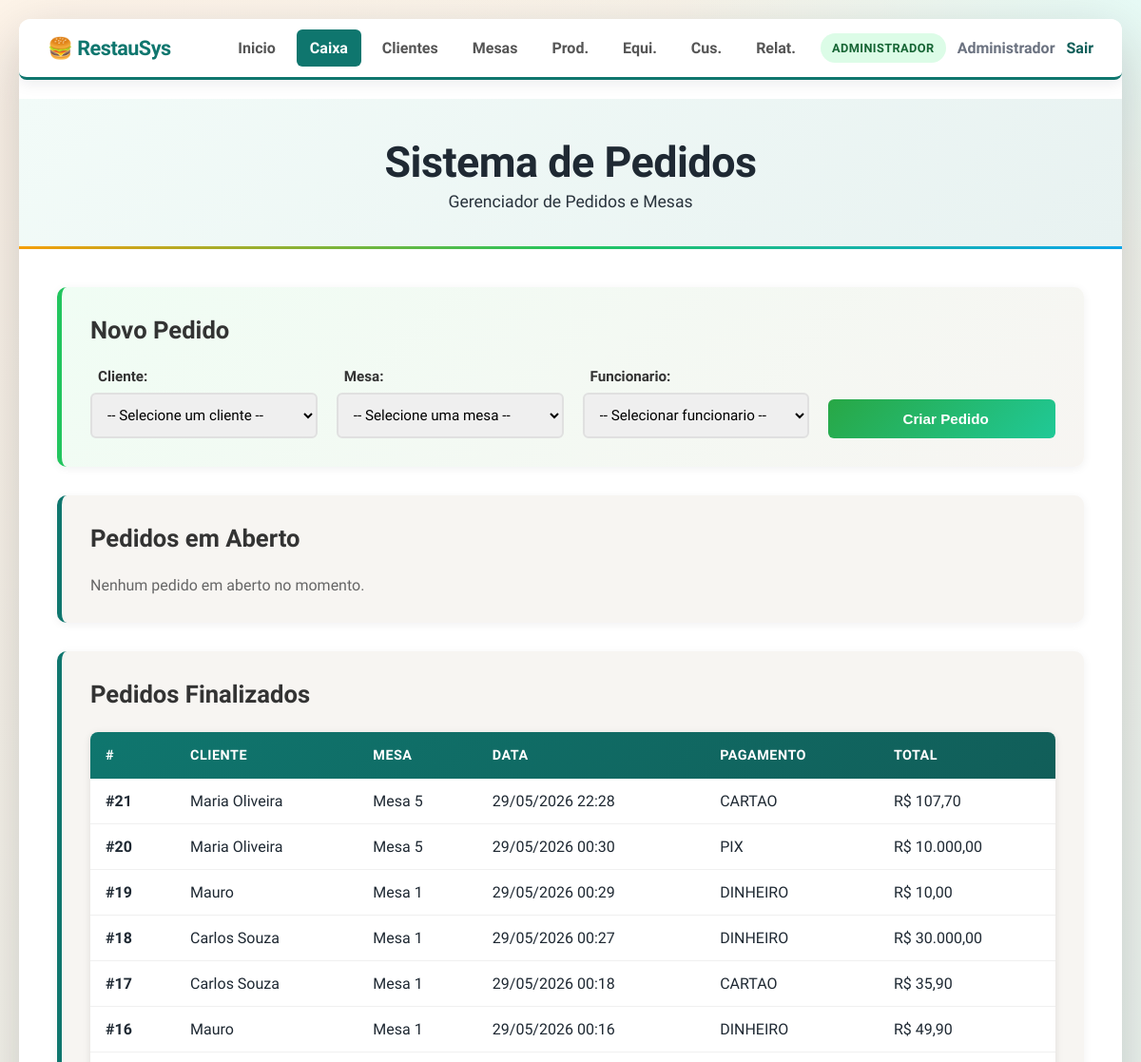
The page /pages/pedidos.php (signed in, upper part) on the database as committed earlier.
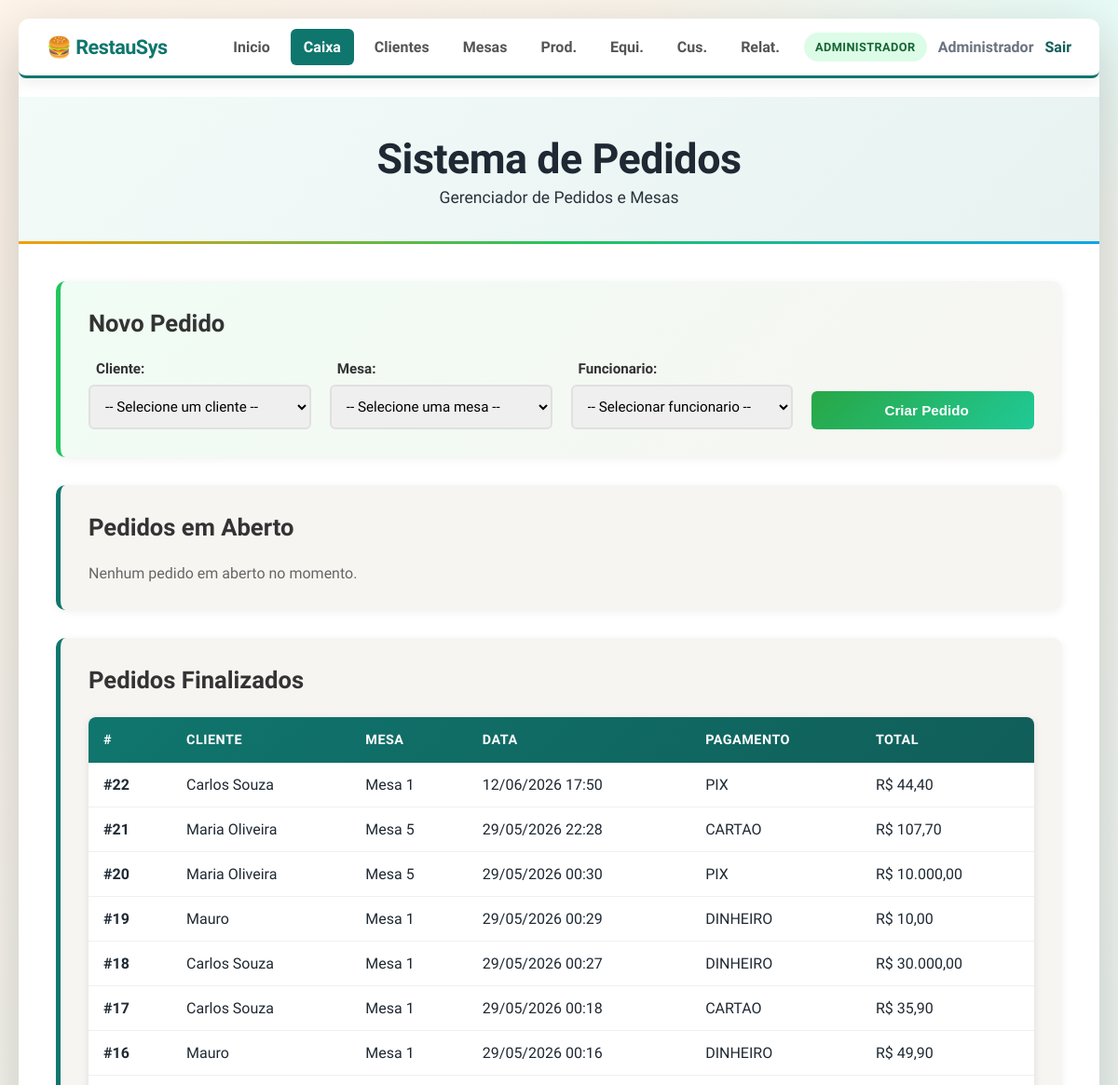
The same page on the database as committed later.
### tables this page shows
CREATE TABLE pedidos (
    id_pedido INTEGER PRIMARY KEY AUTOINCREMENT,
    id_cliente INTEGER,
    id_mesa INTEGER,
    id_funcionario INTEGER,
    data_pedido TEXT DEFAULT CURRENT_TIMESTAMP,
    status TEXT NOT NULL DEFAULT 'aberto' CHECK (status IN ('aberto','fechado','cancelado')),
    forma_de_pagamento TEXT DEFAULT 'DINHEIRO' CHECK (forma_de_pagamento IN ('DINHEIRO','PIX','CARTAO')),
    FOREIGN KEY (id_cliente) REFERENCES clientes(id_cliente),
    FOREIGN KEY (id_mesa) REFERENCES mesas(id_mesa),
    FOREIGN KEY (id_funcionario) REFERENCES funcionarios(id_funcionario)
);

### pages/pedidos.php (the view, shortened to what the changed rows need)
<?php
require_once __DIR__ . '/../config/config.php';
$pedidos_finalizados = query_all(
    "SELECT p.id_pedido, c.nome, m.numero, p.data_pedido, p.forma_de_pagamento,
            SUM(ip.quantidade * ip.preco_unitario) as total
     FROM pedidos p
     JOIN clientes c ON p.id_cliente = c.id_cliente
     JOIN mesas m ON p.id_mesa = m.id_mesa
     LEFT JOIN itens_pedido ip ON p.id_pedido = ip.id_pedido
     WHERE p.status = 'fechado'
     GROUP BY p.id_pedido
     ORDER BY p.data_pedido DESC"
);
?>
<!DOCTYPE html>
<html lang="pt-BR">
<head>
    <link rel="stylesheet" href="../css/style.css">
</head>
<body>
    <div class="container">
        <?php render_navegacao('pedidos', '../'); ?>
        <header>
            <div class="header-content">
                <h1>Sistema de Pedidos</h1>
            </div>
        </header>
        <main>
            <section class="secao secao-criar">
                <h2>Novo Pedido</h2>
            </section>
            <section class="secao secao-lista">
                <h2>Pedidos em Aberto</h2>
            </section>
            <section class="secao secao-lista" id="finalizados">
                <h2>Pedidos Finalizados</h2>
                <?php if (empty($pedidos_finalizados)): ?>
                    <p style="color: #666;">Nenhum pedido finalizado ainda.</p>
                <?php else: ?>
                    <div class="tabela-container">
                        <table class="tabela">
                            <thead>
                                <tr>
                                    <th>#</th>
                                    <th>Cliente</th>
                                    <th>Mesa</th>
                                    <th>Data</th>
                                    <th>Pagamento</th>
                                    <th>Total</th>
                                </tr>
                            </thead>
                            <tbody>
                                <?php foreach ($pedidos_finalizados as $p): ?>
                                    <tr>
                                        <td><strong>#<?php echo $p['id_pedido']; ?></strong></td>
                                        <td><?php echo htmlspecialchars($p['nome']); ?></td>
                                        <td>Mesa <?php echo $p['numero']; ?></td>
                                        <td><?php echo date('d/m/Y H:i', strtotime($p['data_pedido'])); ?></td>
                                        <td><?php echo htmlspecialchars($p['forma_de_pagamento']); ?></td>
                                        <td>R$ <?php echo number_format((float)($p['total'] ?? 0), 2, ',', '.'); ?></td>
                                    </tr>
                                <?php endforeach; ?>
                            </tbody>
                        </table>
                    </div>
                <?php endif; ?>
            </section>
        </main>
    </div>
</body>
</html>

### config/config.php (shortened to what the changed rows need)
<?php
$pdo = initialize_database(DB_PATH, false);
function query_all(string $sql, array $params = []): array
{
    global $pdo;
    $stmt = $pdo->prepare($sql);
    $stmt->execute($params);
    return $stmt->fetchAll() ?: [];
}
function render_navegacao(string $ativo, string $base_path = '../'): void
{
    $itens = [
        ['chave' => 'dashboard', 'titulo' => 'Inicio', 'href' => $base_path . 'index.php', 'roles' => [PERFIL_ADMIN, PERFIL_GARCOM]],
        ['chave' => 'pedidos', 'titulo' => 'Caixa', 'href' => $base_path . 'pages/pedidos.php', 'roles' => [PERFIL_ADMIN, PERFIL_GARCOM]],
        ['chave' => 'clientes', 'titulo' => 'Clientes', 'href' => $base_path . 'pages/clientes.php', 'roles' => [PERFIL_ADMIN, PERFIL_GARCOM]],
        ['chave' => 'mesas', 'titulo' => 'Mesas', 'href' => $base_path . 'pages/mesas.php', 'roles' => [PERFIL_ADMIN, PERFIL_GARCOM]],
        ['chave' => 'produtos', 'titulo' => 'Prod.', 'href' => $base_path . 'pages/produtos.php', 'roles' => [PERFIL_ADMIN, PERFIL_GARCOM]],
        ['chave' => 'funcionarios', 'titulo' => 'Equi.', 'href' => $base_path . 'pages/funcionarios.php', 'roles' => [PERFIL_ADMIN]],
        ['chave' => 'despesas', 'titulo' => 'Cus.', 'href' => $base_path . 'pages/despesas.php', 'roles' => [PERFIL_ADMIN]],
        ['chave' => 'relatorios', 'titulo' => 'Relat.', 'href' => $base_path . 'pages/relatorios.php', 'roles' => [PERFIL_ADMIN]],
    ];
    echo '<nav class="navbar">';
    echo '<div class="nav-right">';
    echo '<ul class="nav-links">';
    foreach ($itens as $item) {
        $classe_ativa = $item['chave'] === $ativo ? ' class="active"' : '';
        echo '<li><a' . $classe_ativa . ' href="' . htmlspecialchars($item['href']) . '">' . htmlspecialchars($item['titulo']) . '</a></li>';
    }
    echo '</ul>';
    echo '</div>';
    echo '</nav>';
}

Rows that differ between the two databases and show on the page:
added pedidos: id_pedido "22", nome "Carlos Souza", numero "1", data_pedido "12/06/2026 17:50", forma_de_pagamento "PIX", total "44,40"
